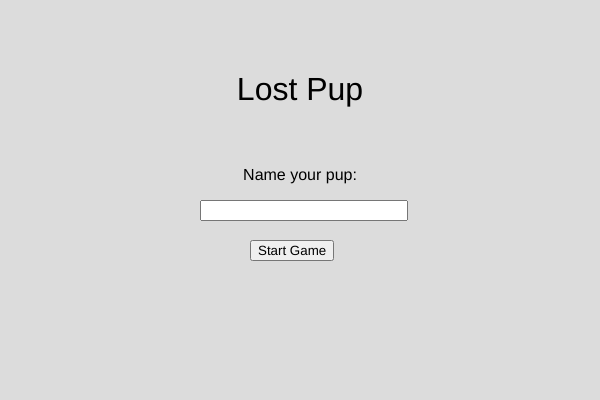
Frame 1 (no input)
Frame 60 (no input): identical to frame 1, image omitted
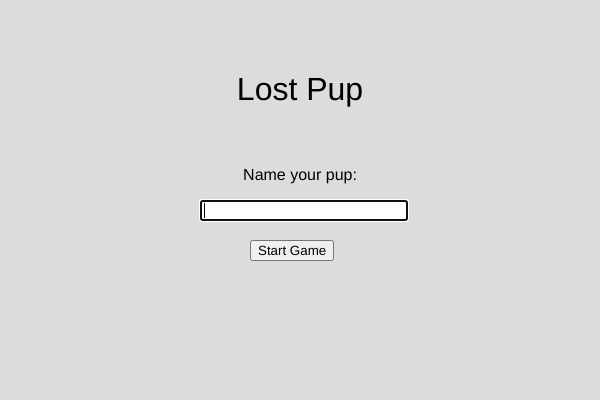
Frame 120 (the mouse pressed at the canvas centre since frame 60)

The p5.js sketch that drew these frames (run headless with seeded random() and noise() and a simulated clock; from frame 60 on, the mouse is pressed at the canvas centre):

// p5.js sketch
// ── sketch.js
let gameState = "title";
let playerName = "";
let inputBox, startButton;

let player = {
  x: 200,
  y: 200,
  size: 20,
  speed: 3
};

function setup() {
  createCanvas(600, 400);

  // Input for naming the pup
  inputBox = createInput("");
  inputBox.position(width / 2 - 100, height / 2);
  inputBox.size(200);

  // Start button
  startButton = createButton("Start Game");
  startButton.position(width / 2 - 50, height / 2 + 40);
  startButton.mousePressed(startGame);
}

function draw() {
  background(220);

  if (gameState === "title") {
    drawTitleScreen();
  } else if (gameState === "overworld") {
    drawOverworld();
  }
}

function drawTitleScreen() {
  textAlign(CENTER);
  textSize(32);
  fill(0);
  text("Lost Pup", width / 2, 100);

  textSize(16);
  text("Name your pup:", width / 2, height / 2 - 20);
}

function startGame() {
  playerName = inputBox.value();

  // Hide UI
  inputBox.hide();
  startButton.hide();

  gameState = "overworld";
}

function drawOverworld() {
  drawMap();
  handleMovement();
  drawPlayer();

  // Display player name
  fill(0);
  textAlign(LEFT);
  textSize(14);
  text("Pup: " + playerName, 10, 20);
}

function drawMap() {
  // Placeholder "fair zones"
  noStroke();

  fill(255, 200, 200); // red zone
  rect(0, 0, 200, 200);

  fill(200, 255, 200); // green zone
  rect(200, 0, 200, 200);

  fill(200, 200, 255); // blue zone
  rect(400, 0, 200, 200);

  fill(255, 255, 200); // yellow zone
  rect(0, 200, 300, 200);

  fill(200, 255, 255); // cyan zone
  rect(300, 200, 300, 200);
}

function handleMovement() {
  if (keyIsDown(LEFT_ARROW)) player.x -= player.speed;
  if (keyIsDown(RIGHT_ARROW)) player.x += player.speed;
  if (keyIsDown(UP_ARROW)) player.y -= player.speed;
  if (keyIsDown(DOWN_ARROW)) player.y += player.speed;

  // Keep player on screen
  player.x = constrain(player.x, 0, width);
  player.y = constrain(player.y, 0, height);
}

function drawPlayer() {
  fill(139, 69, 19); // brown dog
  ellipse(player.x, player.y, player.size);
}
